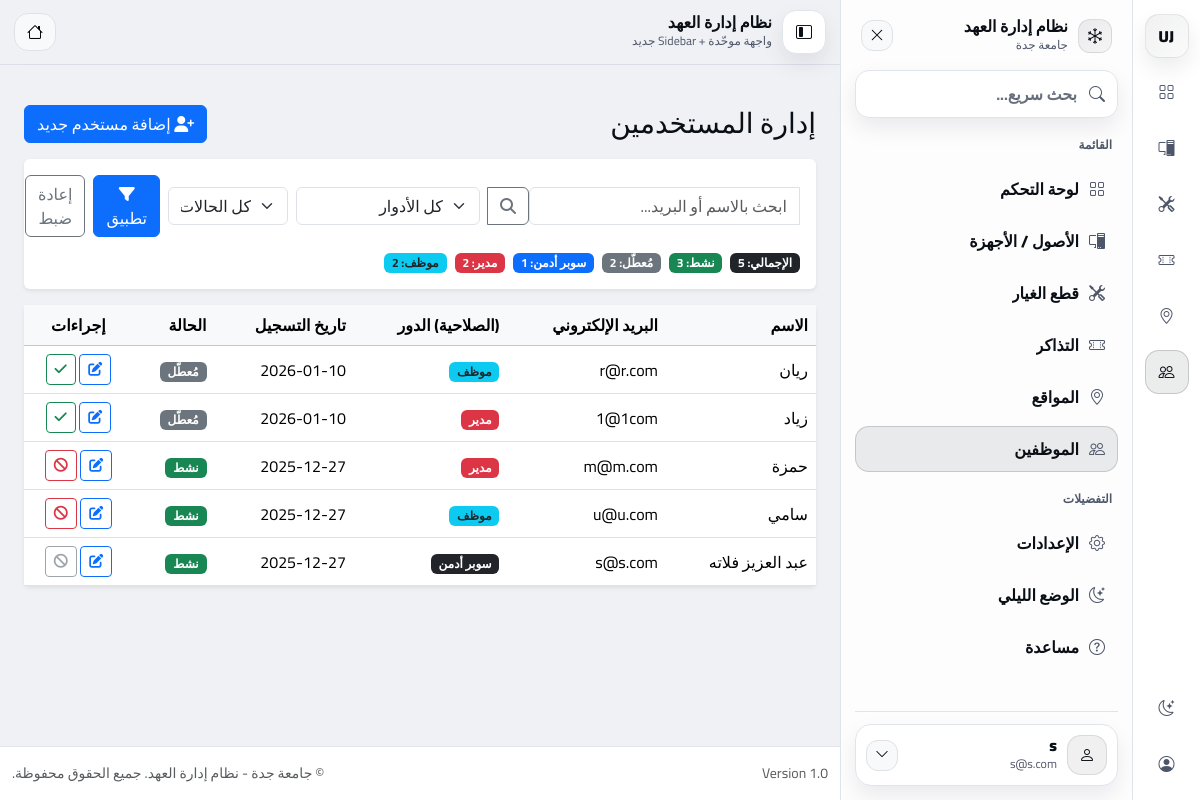
Screenshot of /index.php?page=users/index (signed in) with the database file from the repository.
### tables this page shows
CREATE TABLE `users` (
  `id` int(11) NOT NULL,
  `username` varchar(50) NOT NULL,
  `email` varchar(100) NOT NULL,
  `password` varchar(255) NOT NULL,
  `role` enum('super_admin','manager','user') NOT NULL DEFAULT 'user',
  `created_at` datetime DEFAULT current_timestamp(),
  `job_title` varchar(100) DEFAULT NULL,
  `department` varchar(100) DEFAULT NULL,
  `phone` varchar(20) DEFAULT NULL,
  `avatar` varchar(255) DEFAULT 'default_avatar.png',
  `lang` varchar(5) DEFAULT 'ar',
  `dark_mode` tinyint(1) DEFAULT 0,
  `name` varchar(100) DEFAULT 'User',
  `manager_id` int(11) DEFAULT NULL,
  `is_active` tinyint(1) NOT NULL DEFAULT 1
);

### app/controllers/UsersController.php (called while the page is built, shortened)
<?php
class UsersController extends Controller
{
    private $userModel;
    public function __construct()
    {
        $this->userModel = $this->model('User');
    }
    public function index()
    {
        $role = normalizeRole(currentRole());
        $users = [];
        if ($role === 'super_admin') {
            $users = $this->userModel->getUsers();
        } elseif ($role === 'manager') {
            $users = $this->userModel->getUsersByManager((int)($_SESSION['user_id'] ?? 0));
        } else {
            flash('access_denied', 'ليس لديك صلاحية لعرض المستخدمين', 'alert alert-danger');
            redirect('index.php?page=dashboard');
            exit;
        }
        $this->view('users/index', ['users' => $users]);
        exit;
    }
}

### app/libraries/Database.php (called while the page is built, shortened)
<?php
class Database {
    private $host = 'localhost';
    private $user = 'root';
    private $pass = '';
    private $dbname = 'it_inventory';
    private $dbh;
    private $stmt;
    public function __construct() {
        $dsn = 'mysql:host=' . $this->host . ';dbname=' . $this->dbname;
        $options = array(
            PDO::ATTR_PERSISTENT => true,
            PDO::ATTR_ERRMODE => PDO::ERRMODE_EXCEPTION
        );
        try {
            $this->dbh = new PDO($dsn, $this->user, $this->pass, $options);
        } catch(PDOException $e) {
            $this->error = $e->getMessage();
            echo $this->error;
        }
    }
    public function query($sql) {
        $this->stmt = $this->dbh->prepare($sql);
    }
    public function bind($param, $value, $type = null) {
        if (is_null($type)) {
            switch (true) {
                case is_int($value):
                    $type = PDO::PARAM_INT;
                    break;
            }
        }
        $this->stmt->bindValue($param, $value, $type);
    }
    public function execute() {
        return $this->stmt->execute();
    }
    public function resultSet() {
        $this->execute();
        return $this->stmt->fetchAll(PDO::FETCH_OBJ);
    }
}

### app/models/User.php (called while the page is built, shortened)
<?php
class User
{
    private $db;
    public function __construct()
    {
        $this->db = new Database;
    }
  public function getUsers(){
    $this->db->query("
        SELECT id, username, name, email, role, manager_id, created_at, is_active
        FROM users
        ORDER BY id DESC
    ");
    return $this->db->resultSet();
}
}

### app/views/users/index.php (the view, shortened to what this page needs)
<?php require_once APPROOT . '/views/layouts/header.php'; ?>
<?php
$users = $data['users'] ?? ($users ?? []);
$sessionRole = strtolower(trim((string)($_SESSION['user_role'] ?? 'user')));
$canManageUsers = in_array($sessionRole, ['super_admin', 'superadmin'], true);
$q = trim((string)($_GET['q'] ?? ''));
$normRole = function($r) {
  $r = strtolower(trim((string)$r));
  if ($r === 'superadmin') return 'super_admin';
  if ($r === 'super_admin') return 'super_admin';
  if ($r === 'manager') return 'manager';
  return 'user';
};
$filtered = $users;
$total = count($users);
$superCount = $managerCount = $userCount = 0;
$activeCount = $inactiveCount = 0;
foreach ($users as $u) {
  $r = $normRole($u->role ?? 'user');
  if ($r === 'super_admin') $superCount++;
  elseif ($r === 'manager') $managerCount++;
  else $userCount++;
  $a = isset($u->is_active) ? (int)$u->is_active : 1;
  if ($a === 1) $activeCount++; else $inactiveCount++;
}
function roleBadgeText($r) {
  if ($r === 'super_admin') return 'سوبر أدمن';
  if ($r === 'manager') return 'مدير';
  return 'موظف';
}
?>
<div class="container py-4">
  <div class="d-flex flex-wrap justify-content-between align-items-center gap-2 mb-3">
    <h3 class="mb-0">إدارة المستخدمين</h3>
    <div class="d-flex gap-2 align-items-center">
      <?php if ($canManageUsers): ?>
        <a class="btn btn-primary" href="<?php echo URLROOT; ?>/index.php?page=users/add">
          <i class="fa fa-user-plus"></i> إضافة مستخدم جديد
        </a>
      <?php else: ?>
        <span class="badge bg-secondary">عرض فقط</span>
      <?php endif; ?>
    </div>
  </div>
  <div class="card shadow-sm border-0 mb-3">
    <div class="card-body">
      <form class="row g-2 align-items-center" method="GET" action="<?php echo URLROOT; ?>/index.php">
        <div class="col-md-5">
          <div class="input-group">
            <input type="text" name="q" class="form-control" value="<?php echo htmlspecialchars($q); ?>" placeholder="ابحث بالاسم أو البريد...">
            <button class="btn btn-outline-secondary" type="submit"><i class="fa fa-search"></i></button>
          </div>
        </div>
        <div class="col-md-3">
          <select name="role" class="form-select">
            <option value="">كل الأدوار</option>
          </select>
        </div>
        <div class="col-md-2">
          <select name="status" class="form-select">
            <option value="">كل الحالات</option>
          </select>
        </div>
        <div class="col-md-2 d-flex gap-2">
          <button class="btn btn-primary w-100" type="submit"><i class="fa fa-filter"></i> تطبيق</button>
          <a class="btn btn-outline-secondary w-100" href="<?php echo URLROOT; ?>/index.php?page=users/index">إعادة ضبط</a>
        </div>
      </form>
      <div class="mt-3 d-flex flex-wrap gap-2">
        <span class="badge bg-dark">الإجمالي: <?php echo (int)$total; ?></span>
        <span class="badge bg-success">نشط: <?php echo (int)$activeCount; ?></span>
        <span class="badge bg-secondary">مُعطّل: <?php echo (int)$inactiveCount; ?></span>
        <span class="badge bg-primary">سوبر أدمن: <?php echo (int)$superCount; ?></span>
        <span class="badge bg-danger">مدير: <?php echo (int)$managerCount; ?></span>
        <span class="badge bg-info text-dark">موظف: <?php echo (int)$userCount; ?></span>
      </div>
    </div>
  </div>
  <div class="card shadow-sm border-0">
    <div class="card-body p-0">
      <div class="table-responsive">
        <table class="table mb-0 align-middle">
          <thead class="table-light">
            <tr>
              <th class="text-end">الاسم</th>
              <th class="text-end">البريد الإلكتروني</th>
              <th class="text-end">(الصلاحية) الدور</th>
              <th class="text-end">تاريخ التسجيل</th>
              <th class="text-end">الحالة</th>
              <th class="text-center">إجراءات</th>
            </tr>
          </thead>
          <tbody>
            <?php if (empty($filtered)): ?>
              <tr>
                <td colspan="6" class="text-center text-muted py-4">لا يوجد مستخدمين مسجلين.</td>
              </tr>
            <?php else: ?>
              <?php foreach ($filtered as $u): ?>
                <?php
                  $name = $u->name ?? ($u->username ?? '-');
                  $email = $u->email ?? '-';
                  $r = $normRole($u->role ?? 'user');
                  $createdAt = !empty($u->created_at) ? date('Y-m-d', strtotime($u->created_at)) : '-';
                  $uid = (int)($u->id ?? 0);
                  $active = isset($u->is_active) ? (int)$u->is_active : 1;
                ?>
                <tr>
                  <td class="text-end"><?php echo htmlspecialchars($name); ?></td>
                  <td class="text-end" dir="ltr"><?php echo htmlspecialchars($email); ?></td>
                  <td class="text-end">
                    <?php
                      $txt = roleBadgeText($r);
                      $cls = ($r==='super_admin') ? 'bg-dark' : (($r==='manager') ? 'bg-danger' : 'bg-info text-dark');
                    ?>
                    <span class="badge <?php echo $cls; ?>"><?php echo $txt; ?></span>
                  </td>
                  <td class="text-end" dir="ltr"><?php echo htmlspecialchars($createdAt); ?></td>
                  <td class="text-end">
                    <?php if ($active === 1): ?>
                      <span class="badge bg-success">نشط</span>
                    <?php else: ?>
                      <span class="badge bg-secondary">مُعطّل</span>
                    <?php endif; ?>
                  </td>
                  <td class="text-center">
                    <?php if ($canManageUsers): ?>
                      <a class="btn btn-sm btn-outline-primary" href="<?php echo URLROOT; ?>/index.php?page=users/edit&id=<?php echo $uid; ?>">
                        <i class="fa fa-edit"></i>
                      </a>
                      <?php if ((int)($_SESSION['user_id'] ?? 0) !== $uid): ?>
                        <form method="POST" action="<?php echo URLROOT; ?>/index.php?page=users/delete" class="d-inline">
                          <button type="submit" class="btn btn-sm <?php echo ($active===1)?'btn-outline-danger':'btn-outline-success'; ?>"
                                  onclick="return confirm('<?php echo ($active===1)?'تعطيل المستخدم؟':'تفعيل المستخدم؟'; ?>');">
                            <i class="fa <?php echo ($active===1)?'fa-ban':'fa-check'; ?>"></i>
                          </button>
                        </form>
                      <?php else: ?>
                        <button type="button" class="btn btn-sm btn-outline-secondary" disabled title="لا يمكنك تعطيل حسابك">
                          <i class="fa fa-ban"></i>
                        </button>
                      <?php endif; ?>
                    <?php else: ?>
                      —
                    <?php endif; ?>
                  </td>
                </tr>
              <?php endforeach; ?>
            <?php endif; ?>
          </tbody>
        </table>
      </div>
    </div>
  </div>
</div>
<?php require_once APPROOT . '/views/layouts/footer.php'; ?>

### app/views/layouts/header.php (style rules this page uses)
:root { --black-100:#0A0E15; --black-90:#212631; --black-80:#373F4E; --black-70:#4E576A; --black-60:#667085; --white-100:#FFFFFF; --white-90:#F0F1F5; --white-80:#E0E4EB; --white-70:#D1D6E0; --white-60:#BFC6D4; --bg: var(--white-90); --card: var(--white-100); --rail: var(--white-100); --panel: rgba(255,255,255,.86); --topbar: rgba(240,241,245,.82); --text: var(--black-100); --muted: var(--black-70); --icon: var(--black-70); --border: var(--white-80); --active-bg: rgba(10,14,21,.08); --hover-bg: rgba(10,14,21,.04); --shadow: 0 18px 40px rgba(10,14,21,.10); --shadow2: 0 10px 22px rgba(10,14,21,.08); --radius: 16px; --rail-w: 68px; --panel-w: 292px; --sb-offset: calc(var(--rail-w) + var(--panel-w)); }
html, body { height:100%; }
body { min-height:100vh; background: var(--bg); color: var(--text); font-family:"Cairo", sans-serif; overflow-x:hidden; }
:root { --pill-active-bg: var(--black-100); --pill-active-tx: var(--white-100); }

### rows the page displays
users: name "ريان", email "r@r.com", role "موظف", created_at "2026-01-10", is_active "مُعطّل"
users: name "زياد", email "1@1com", role "مدير", created_at "2026-01-10", is_active "مُعطّل"
users: name "حمزة", email "m@m.com", role "مدير", created_at "2025-12-27", is_active "نشط"
users: name "سامي", email "u@u.com", role "موظف", created_at "2025-12-27", is_active "نشط"
users: name "عبد العزيز فلاته", email "s@s.com", role "سوبر أدمن", created_at "2025-12-27", is_active "نشط"

### other values shown
SITENAME "نظام إدارة العهد"
$userName "s"
$userEmail "s@s.com"
$total "5"
$activeCount "3"
$inactiveCount "2"
$superCount "1"
$managerCount "2"
$userCount "2"
